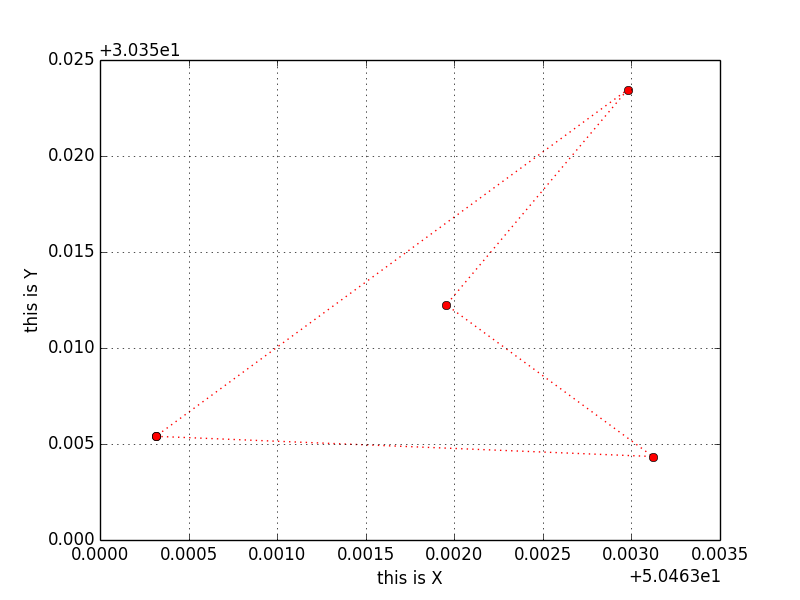

Write Python code to recreate this figure.
import math
import matplotlib.pyplot as plt


def get_distance((x1, y1), (x2, y2)):
    """
    Calculates distance between two points
    :return: "square" of (x2-x1)2 + (y2-y1)2
    """
    a_line = math.pow(x2, 2) - math.pow(x1, 2)
    b_line = math.pow(y2, 2) - math.pow(y1, 2)
    return math.sqrt(a_line + b_line)


def get_closest_point((x, y), coord_list):
    """
    :param coord_list: List of coordinates [(34.234, 35.344), (36.6445, 45.8989), (56.3435, 45.545)]
    :return: Closest point to (x, y) from coord_list
    """
    try:
        coord_list.remove((x, y))
    except ValueError:
        print('not in list any longer (%s, %s)' % (x, y))

    min_distance = get_distance((x, y), coord_list[0])
    closest_point = coord_list[0]

    for point in coord_list:
        curr_instance = get_distance((x, y), point)
        if min_distance > curr_instance:
            min_distance = curr_instance
            closest_point = point
    coord_list.remove(closest_point)
    return closest_point


def draw_graph(coord_list):
    x =[]
    y =[]

    for item in sorted_by_distance:
        x.append(item[0])
        y.append(item[1])

    plt.plot(x, y, linestyle="dotted", marker="o", color="red")

    #labels
    plt.xlabel("this is X")
    plt.ylabel("this is Y")
    plt.grid(True)
    plt.savefig('fastest_way.png')
    plt.show()


def main(preferable_point, coordinates):
    """
    :param preferable_point: starting point of search
    :param coordinates: List of coordinates [(34.234, 35.344), (36.6445, 45.8989), (56.3435, 45.545)]
    :return: new list of points, sorted by distance
    """
    result = [preferable_point]
    next_point = get_closest_point(preferable_point, coordinates)
    result.append(next_point)

    while coordinates:
        curr_point = result[-1]
        closest_point = get_closest_point(curr_point, coordinates)
        result.append(closest_point)
    result.append(result[0])
    return result


c = [(50.466121, 30.354348), (50.463315, 30.355400), (50.464955, 30.362249), (50.465978, 30.373452)]
sorted_by_distance = main((50.463315, 30.355400), c)
print(sorted_by_distance)
draw_graph(sorted_by_distance)